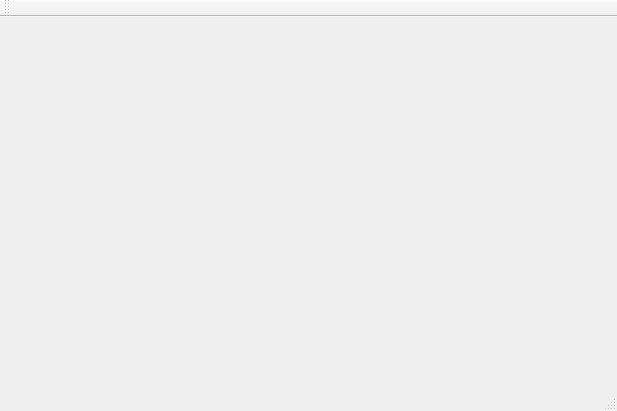
<?xml version="1.0" encoding="UTF-8"?>
<ui version="4.0">
 <class>MainWindow</class>
 <widget class="QMainWindow" name="MainWindow">
  <property name="geometry">
   <rect>
    <x>0</x>
    <y>0</y>
    <width>617</width>
    <height>411</height>
   </rect>
  </property>
  <property name="windowTitle">
   <string>MainWindow</string>
  </property>
  <widget class="QWidget" name="centralWidget">
   <widget class="QLabel" name="imageLabel">
    <property name="geometry">
     <rect>
      <x>60</x>
      <y>40</y>
      <width>480</width>
      <height>272</height>
     </rect>
    </property>
    <property name="text">
     <string/>
    </property>
   </widget>
  </widget>
  <widget class="QMenuBar" name="menuBar">
   <property name="geometry">
    <rect>
     <x>0</x>
     <y>0</y>
     <width>617</width>
     <height>23</height>
    </rect>
   </property>
  </widget>
  <widget class="QToolBar" name="mainToolBar">
   <attribute name="toolBarArea">
    <enum>TopToolBarArea</enum>
   </attribute>
   <attribute name="toolBarBreak">
    <bool>false</bool>
   </attribute>
  </widget>
  <widget class="QStatusBar" name="statusBar"/>
 </widget>
 <layoutdefault spacing="6" margin="11"/>
 <resources/>
 <connections/>
</ui>
